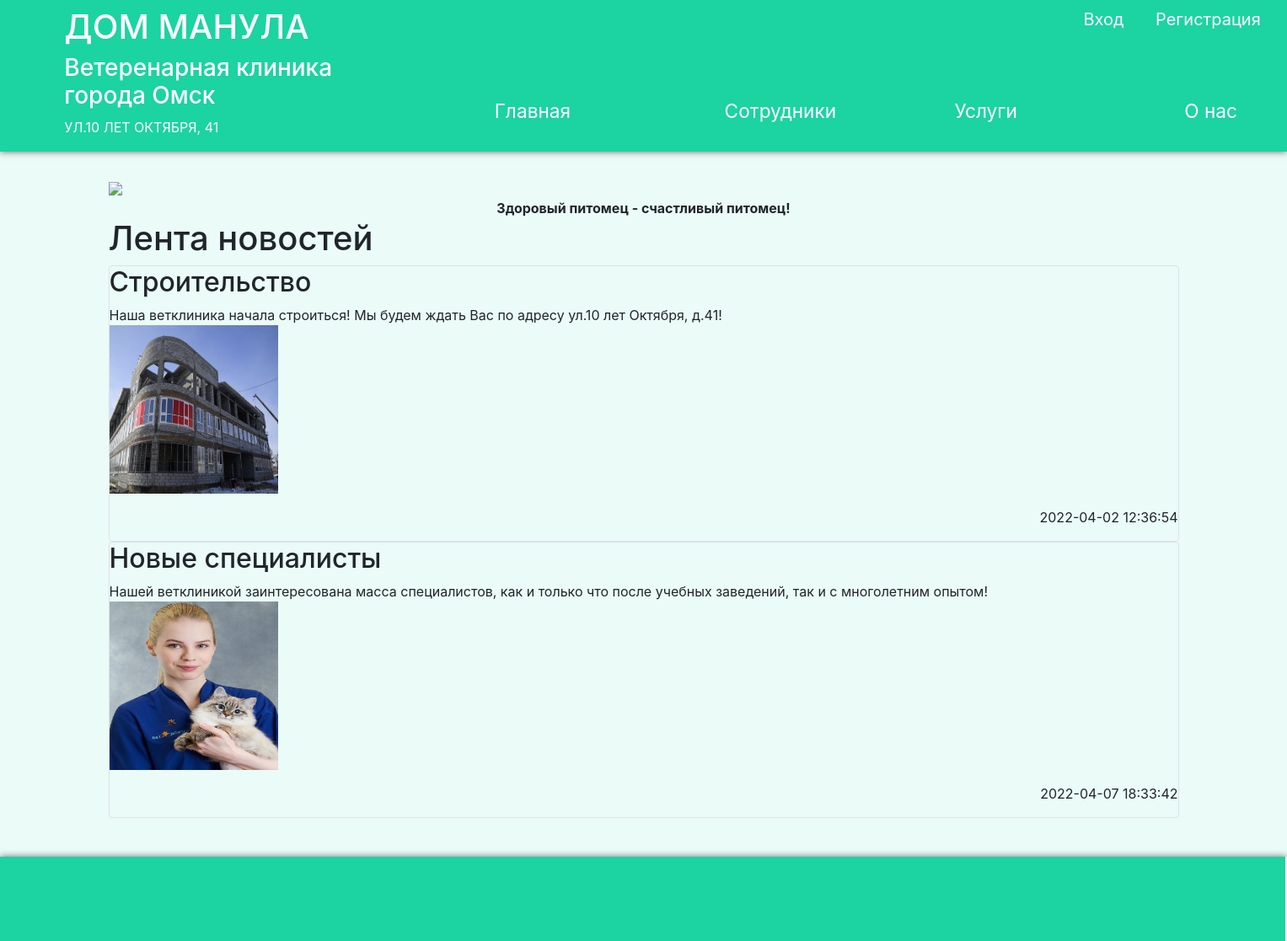
The page / on the database its author committed.
### models/news.py (models this page shows)
class News(SqlAlchemyBase, UserMixin, SerializerMixin):
    __tablename__ = 'news'
    id = sqlalchemy.Column(sqlalchemy.Integer,
                           primary_key=True, autoincrement=True)
    title = sqlalchemy.Column(sqlalchemy.String)
    content = sqlalchemy.Column(sqlalchemy.String)
    date = sqlalchemy.Column(sqlalchemy.DateTime)
    image = sqlalchemy.Column(sqlalchemy.String)

### main.py (the view)
@app.route('/')
def news():
    db_name = "db/doctors.db"
    db_session.global_init(db_name)
    db_sess = db_session.create_session()
    wall_news = db_sess.query(News).all()
    res = make_response(render_template("news.html", news=wall_news))
    return res

### models/db_session.py (called while the page is built, shortened)
def global_init(db_file):
    global __factory
    if __factory:
        return

def create_session() -> Session:
    global __factory
    return __factory()

### templates/news.html
{% extends "base.html" %}
{% block content %}
<img src="static/img/intro.jpg" width="1100">
<div align="center"><b>Здоровый питомец - счастливый питомец!</b></div>
<h1>Лента новостей</h1>
{% for n in news %}
    <div class="col-md6 border rounded">
        <h2>{{n.title}}</h2>
        <p>
            {{n.content}}
            <br>
            <img src="static/img/{{ n.image }}" height="200" width="200">
            <br>
            <div align="right">{{n.date}}</div>
        </p>
    </div>
{% endfor %}
{% endblock %}

### static/css/style.css (style rules this page uses)
* { margin: 0; padding: 0; }
body { background-color: #EAFBF8; }

### rows shown on the page
News: title "Строительство", content "Наша ветклиника начала строиться! Мы будем ждать Вас по адресу ул.10 лет Октября, д.41!", image (picture), date "2022-04-02 12:36:54"
News: title "Новые специалисты", content "Нашей ветклиникой заинтересована масса специалистов, как и только что после учебных заведений, так и с многолетним опытом!", image (picture), date "2022-04-07 18:33:42"
